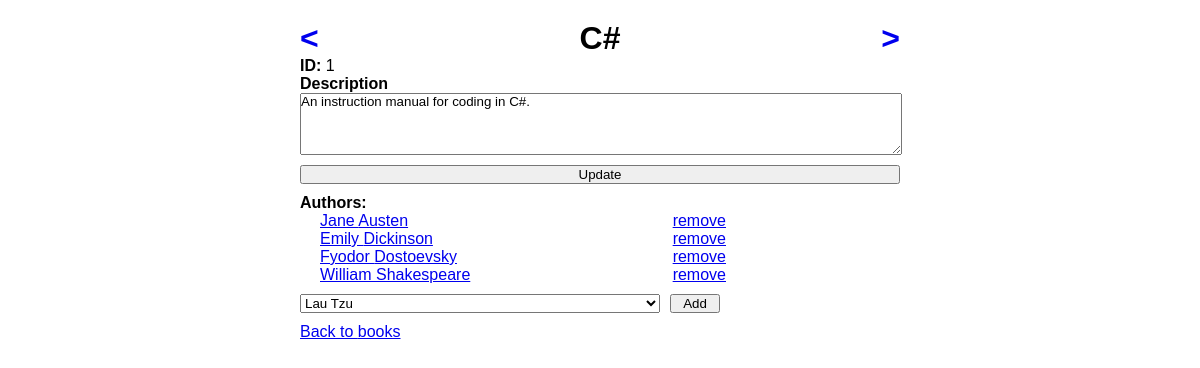
/books/1, run on an earlier commit of the app's database.
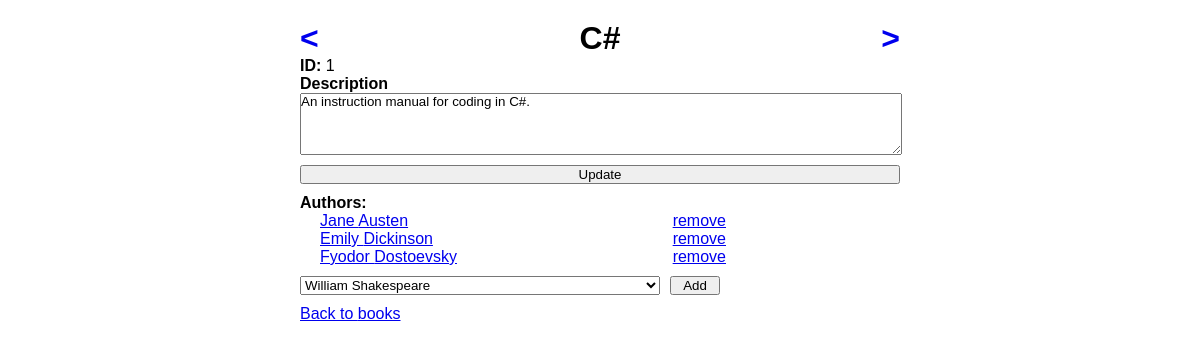
And on a later commit of the database.
### main_app/models.py (models this page shows)
class Book(models.Model):
    title = models.CharField(max_length=255)
    description = models.TextField()
    created_at = models.DateTimeField(auto_now_add=True)
    updated_at = models.DateTimeField(auto_now=True)

class Author(models.Model):
    first_name= models.CharField(max_length=255)
    last_name= models.CharField(max_length=255)
    notes = models.TextField(default="")
    books = models.ManyToManyField(Book, related_name="authors")
    created_at = models.DateTimeField(auto_now_add=True)
    updated_at = models.DateTimeField(auto_now=True)

### main_app/views.py (the view)
# urls.py: path('<page_type>/<int:id_num>', views.details),
def details(request, page_type, id_num):
    if page_type == "books":
        details_data = Book.objects.get(id=id_num)
        drop_down_data = Author.objects.all()
    elif page_type == "authors":
        details_data = Author.objects.get(id=id_num)
        drop_down_data = Book.objects.all()
    context={
        "details_data":details_data,
        "drop_down_data":drop_down_data,
        "page_type": page_type,
    }
    return render(request,"details.html",context)

### main_app/templates/details.html (shortened to what this page needs)
<!DOCTYPE html>
<html lang="en">
<head>
    {% load static %}
    <link rel="stylesheet" href="{% static 'css/style.css' %}">
</head>
<body>
    <div class="container col">
        <div class="title_row">
            <h1><a href="/{{ page_type }}/{{ details_data.id }}/previous"><</a>
            <p>{% if page_type == "books" %}{{ details_data.title }}{% else %}{{ details_data.first_name }} {{ details_data.last_name}}{% endif %}</p>
            <a href="/{{ page_type }}/{{ details_data.id }}/next">></a></h1>
        </div>
        <p><span>ID: </span>{{details_data.id}}</p>
        <form action="/{{ page_type }}/{{ details_data.id }}/update" method="POST">
            <label for="description_note_box">{% if page_type == "books" %}Description{% else %}Notes{% endif %}</label>
            <textarea name="description_box" rows="4" id="description_note_box">{% if page_type == "books" %}{{ details_data.description }}{% else %}{{ details_data.notes }}{% endif %}</textarea>
            <button class="submit_new">Update</button>
        </form>
        <label>{% if page_type == "books" %}Authors:{% else %}Books:{% endif %}</label>
        <ul>
            {% if page_type == "books" %}
                {% for author in details_data.authors.all %}
                    <li><a href="/authors/{{ author.id }}">{{ author.first_name }} {{ author.last_name }}</a> <a href="/{{ page_type }}/{{ author.id }}/{{ details_data.id }}/disconnect">remove</a></li>
                {% endfor %}
            {% else %}
                {% for book in details_data.books.all %}
                    <li><a href="/books/{{ book.id }}">{{book.title}}</a> <a href="/{{ page_type }}/{{ details_data.id }}/{{ book.id }}/disconnect">remove</a></li>
                {% endfor %}
            {% endif %}
        </ul>
        <form action="/{{ page_type }}/{{ details_data.id }}/connect" method="POST" id="add_attribute">
            <select name="drop_down_select">
                {% for key in drop_down_data %}
                    {% if page_type == "books" %}
                        {% if key not in details_data.authors.all %}
                            <option value={{ key.id }}>{{ key.first_name }} {{ key.last_name }}</option>
                        {% endif %}
                    {% else %}
                        {% if key not in details_data.books.all %}
                            <option value={{ key.id }}>{{ key.title }}</option>
                        {% endif %}
                    {% endif %}
                {% endfor %}
            </select>
            <button>Add</button>
        </form>
        <a href="/{{ page_type }}">Back to {{ page_type }}</a>
    </div>
</body>
</html>

### main_app/static/css/style.css (style rules this page uses)
* { padding: 0px; margin: 0px; font-family: 'Lucida Sans', 'Lucida Sans Regular', 'Lucida Grande', 'Lucida Sans Unicode', Geneva, Verdana, sans-serif; }
label { font-weight: bolder; }
.container { margin:15px; display:flex; justify-content: space-between; }
.title_row h1 { display:flex; justify-content: space-between; }
.title_row h1 a { text-decoration: none; }
.col { margin-right:50px; margin-left:50px; display:flex; flex-direction:column; width:50%; margin:auto; padding:20px; }
.col h1 { text-align:center; }
.col form { display:flex; flex-direction: column }
.col form textarea { width:100%; margin:auto; }
.submit_new { margin: 10px 0px; width:100%; }
#add_attribute { display:flex; flex-direction: row; margin: 10px 0px; }
#add_attribute select { min-width:150px; width:60% }
#add_attribute button { min-width:50px; margin-left: 10px; }
p span { font-weight: bolder; }
ul { display:flex; flex-direction: column; margin-left: 20px; list-style: none; }
ul li { display:flex; justify-content: space-between; width:70% }

What changed in the data, as far as the page shows it:
no longer on this page (row edited): Author: first_name "William", last_name "Shakespeare"
Also different on the page:
form field drop_down_select: "Lau Tzu" → "William Shakespeare"
